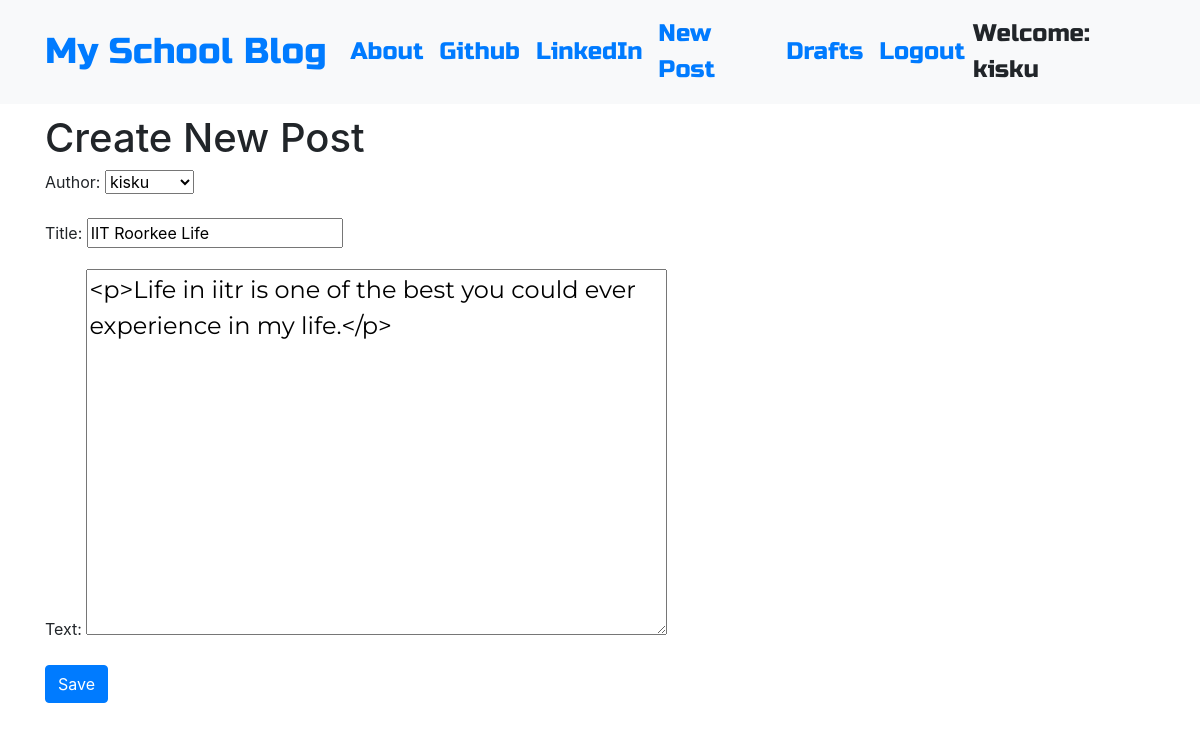
Screenshot of /post/1/edit/ (signed in) with the database file from the repository.
### blog/models.py (models this page shows, shortened)
class Post(models.Model):
    author=models.ForeignKey('auth.User',on_delete=models.CASCADE)
    title = models.CharField(max_length=200)
    text = models.TextField()
    created_date = models.DateTimeField(default=timezone.now())
    published_date = models.DateTimeField(blank=True,null=True)

### blog/views.py (the view)
# urls.py: path('post/<int:pk>/edit/',views.PostUpdateView.as_view(),name='post_edit'),
class PostUpdateView(LoginRequiredMixin,UpdateView):
    login_url = '/login/'
    redirect_field_name='blog/post_detail.html'
    form_class = PostForm
    model = Post

### blog/forms.py
class PostForm(forms.ModelForm):
    class Meta():
        model = Post
        fields = ('author','title','text')
        widgets={
            'title':forms.TextInput(attrs={'class':'textinputclass'}),
            'text' : forms.Textarea(attrs = {'class':'editable medium-editor-textarea postcontent'})
        }

### blog/templates/blog/post_form.html (shortened to what this page needs)
{% extends "blog/base.html" %}
{% block content %}
  <h1>Create New Post</h1>
  <form class="post-form"  method="POST">
    {{form.as_p}}
    <button type="submit" class="btn btn-primary">Save</button>
  </form>
{% endblock%}

### blog/templates/blog/base.html (shortened to what this page needs)
<!DOCTYPE html>
{% load static %}
<html lang="en" dir="ltr">
  <head>
    <link rel="stylesheet" href="https://stackpath.bootstrapcdn.com/bootstrap/4.1.3/css/bootstrap.min.css"
>
    <link href="https://maxcdn.bootstrapcdn.com/font-awesome/4.7.0/css/font-awesome.min.css" rel="stylesheet">
    <link rel="stylesheet" href="//cdn.jsdelivr.net/npm/medium-editor@latest/dist/css/medium-editor.min.css" type="text/css" media="screen" charset="utf-8">
    <link rel="stylesheet" href="{% static 'css/blog.css' %}">
  </head>
  <body class="loader">
    <nav class="navbar navbar-expand-lg bg-light techfont">
      <div class="container">
        <div class="navbar-nav align-items-center">
            <a class="navbar-brand bigbrand" href="{% url 'post_list' %}">My School Blog</a>
            <a class="nav-item nav-link" href="{% url 'about' %}">About</a>
            <a class="nav-item nav-link" href="https://www.github.com">Github</a>
            <a class="nav-item nav-link" href="https://www.linkedin.com">LinkedIn</a>
        </div>
        <div class="navbar-nav align-items-center ml-auto">
          {% if user.is_authenticated %}
            <a class="nav-item nav-link" href="{% url 'post_new' %}">New Post</a>
            <a class="nav-item nav-link" href="{% url 'post_draft_list' %}">Drafts</a>
            <a class="nav-item nav-link" href="{% url 'logout' %}">Logout</a>
            <a>Welcome: {{user.username}}</a>
          {% else %}
          <a class="nav-item nav-link" href="{% url 'login' %}" aria-label="Login">
            <span class="fa fa-user" aria-hidden="true"></span></a>
          {% endif %}
        </div>
      </div>
    </nav>
    <div class="contents container">
      <div class="row">
        <div class="col-md-8">
          <div class="blog_posts">
            {% block content %}
            {% endblock %}
          </div>
        </div>
      </div>
    </div>
  </body>
</html>

### blog/static/css/blog.css (style rules this page uses)
.techfont { font-family: 'Russo One', sans-serif; font-size: 1.5em; margin-bottom: 10px; }
.postcontent { font-family: 'Montserrat'; font-size: 1.5em; }
.bigbrand { font-size: 1.5em; }
.loader { filter:hue-rotate(0deg); color: linear-gradient(45deg,#0f8,#08f); animation:hue 5000ms infinite linear; }

### rows the page displays
Post: author "kisku", title "IIT Roorkee Life", text "<p>Life in iitr is one of the best you could ever experience in my life.</p>"

### other values shown
{{ user.username }} "kisku"
